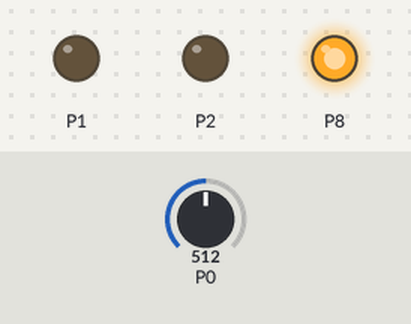
The program below on a simulated BBC micro:bit (MakeCode). Shown: output pins drawn as LEDs (lit = HIGH). The inputs (shaded band) are chosen by the test bench; at power-on: P0 = 512 (analog values on the 0–1023 scale).

Above: at 1.2 s.
1.3 s: P0 set to 487
At 2.5 s:
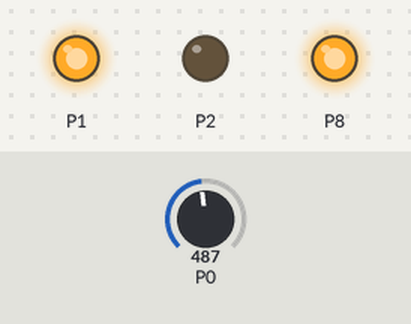
2.8 s: P0 set to 710
At 4.0 s:
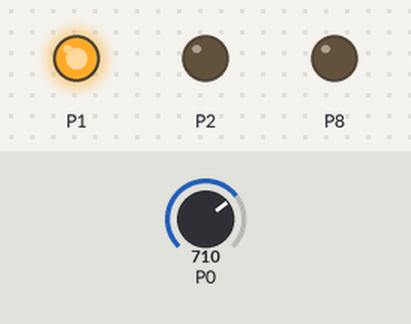
4.3 s: P0 set to 690
At 5.4 s:
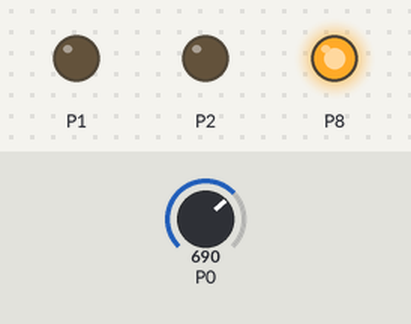
5.8 s: P0 set to 90
At 7.0 s:
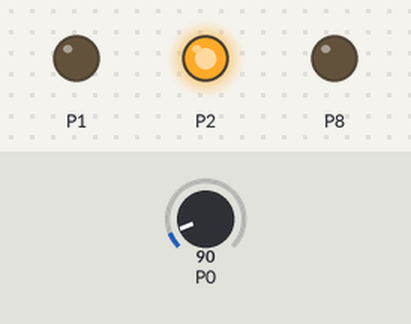
7.3 s: P0 set to 283
8.8 s: P0 set to 311
At 9.9 s:
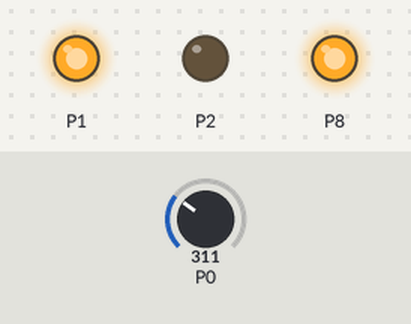
Timing chart, 0 to 11.3 s (numbered marks = the images above; inputs shaded):
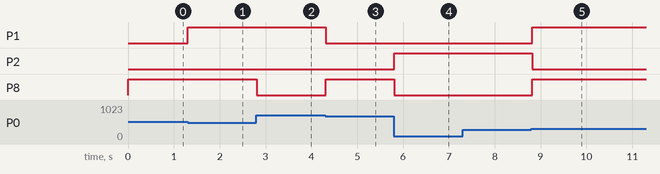

The program:

main.ts
```typescript
let intensité = 0
function bleu () {
    pins.digitalWritePin(DigitalPin.P1, 0)
    pins.digitalWritePin(DigitalPin.P2, 0)
    pins.digitalWritePin(DigitalPin.P8, 1)
}
function blanc () {
    pins.digitalWritePin(DigitalPin.P1, 255)
    pins.digitalWritePin(DigitalPin.P2, 255)
    pins.digitalWritePin(DigitalPin.P8, 255)
}
function mauve () {
    pins.digitalWritePin(DigitalPin.P1, 1)
    pins.digitalWritePin(DigitalPin.P2, 0)
    pins.digitalWritePin(DigitalPin.P8, 1)
}
function rouge () {
    pins.digitalWritePin(DigitalPin.P1, 1)
    pins.digitalWritePin(DigitalPin.P2, 0)
    pins.digitalWritePin(DigitalPin.P8, 0)
}
function vert () {
    pins.digitalWritePin(DigitalPin.P1, 0)
    pins.digitalWritePin(DigitalPin.P2, 1)
    pins.digitalWritePin(DigitalPin.P8, 0)
}
basic.forever(function () {
    intensité = pins.analogReadPin(AnalogPin.P0)
    if (intensité >= 700) {
        rouge()
    } else if (intensité < 700 && intensité >= 500) {
        bleu()
    } else if (intensité < 500 && intensité >= 300) {
        mauve()
    } else if (intensité < 300 && intensité >= 100) {
        blanc()
    } else {
        vert()
    }
})
```

test.ts
```typescript
// les tests vont ici ; cela ne sera pas compilé si ce paquet est utilisé en tant qu'extension.
```

Measured:
- the behaviour switches between 500 and 499 on P0 (found by bisection; images 0 and 1)
- the behaviour switches between 700 and 699 on P0 (found by bisection; images 2 and 3)
- the behaviour switches between 299 and 300 on P0 (found by bisection; images 4 and 5)
- after the input at 1.3 s, P1: LOW → HIGH at once
- after the input at 2.8 s, P8: HIGH → LOW at once
- after the input at 4.3 s, P1: HIGH → LOW at once; P8: LOW → HIGH at once
- after the input at 5.8 s, P2: LOW → HIGH at once; P8: HIGH → LOW at once
- after the input at 7.3 s, every drawn part: stays the same
- after the input at 8.8 s, P1, P8: LOW → HIGH at once; P2: HIGH → LOW at once
